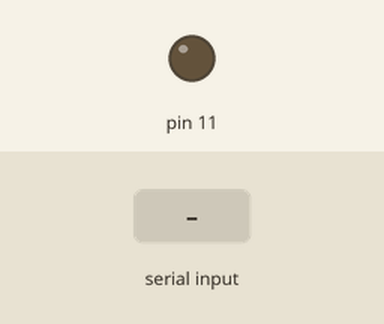
Recording of a sketch running on a simulated Arduino Uno, built with avr-gcc and run on an emulated ATmega328P. Parts: output pins drawn as LEDs (lit = HIGH). The test bench sets the inputs (shaded band).

Above: at 1.2 s.
1.3 s: byte 30 received over Serial
At 2.3 s:
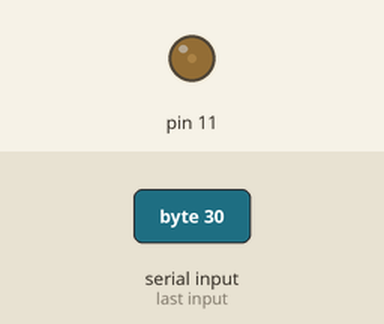
2.8 s: byte 90 received over Serial
At 3.5 s:
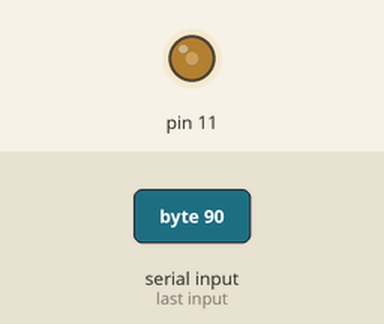
Timing chart, 0 to 5.8 s (numbered marks = the images above; inputs shaded):
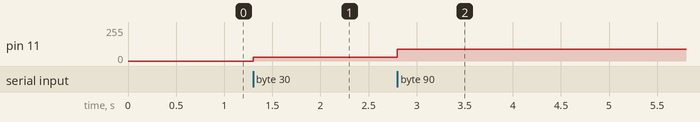

The sketch:

exerc04.ino
```cpp
int verifica, aux;
void setup() {
  // put your setup code here, to run once:
  pinMode(11, OUTPUT);
  Serial.begin(9600);
}

void loop() {
  // put your main code here, to run repeatedly:
  if(Serial.available()>0)
  {
    verifica = Serial.read();
    if(verifica != 10)
      aux = verifica;
  }

  analogWrite(11, aux);
}
```

Measured:
- after the input at 1.3 s, pin 11: 0/255 → 30/255 at once
- after the input at 2.8 s, pin 11: 30/255 → 90/255 at once
